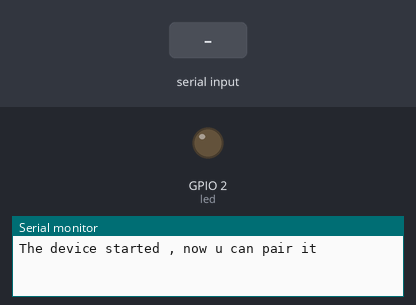
The sketch below on a simulated ESP32. Parts: output pins drawn as LEDs (lit = HIGH), the last lines printed to the serial monitor. Inputs (shaded band) come from the test bench. Nothing arrives over Bluetooth unless stated.

Above: at 1.2 s.
1.3 s: "1" received over the second serial link
At 2.4 s:
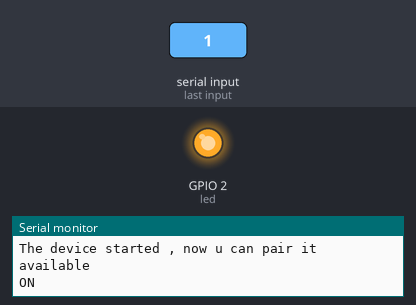
2.8 s: "0" received over the second serial link
At 3.6 s:
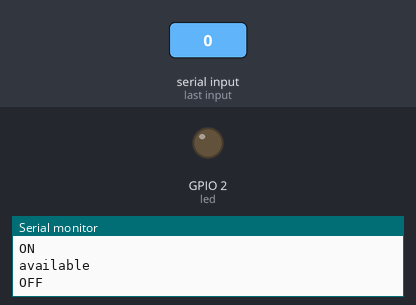
Timing chart, 0 to 5.8 s (numbered marks = the images above; inputs shaded):
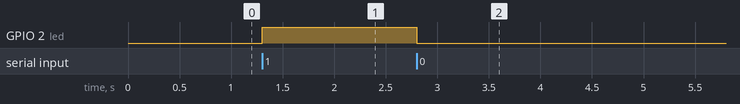

Measured:
- after the input at 1.3 s, GPIO 2 (led): LOW → HIGH at once
- after the input at 2.8 s, GPIO 2 (led): HIGH → LOW at once

The sketch:

S12.ino
```cpp
#include "BluetoothSerial.h"

int led =2 ;
BluetoothSerial serialBt ;

void setup() {
  Serial.begin(9600);
  serialBt.begin("Tmam");
  Serial.println("The device started , now u can pair it");
  pinMode(led, OUTPUT);
}

void loop() {

  if(serialBt.available() ){
    char msg = serialBt.read();
    Serial.println("available");
    if(msg == '1'){

      digitalWrite(led , HIGH);
      Serial.println("ON");
    }
    else if(msg == '0'){
      digitalWrite(led , LOW);
      Serial.println("OFF");
    }
  }

}
```
